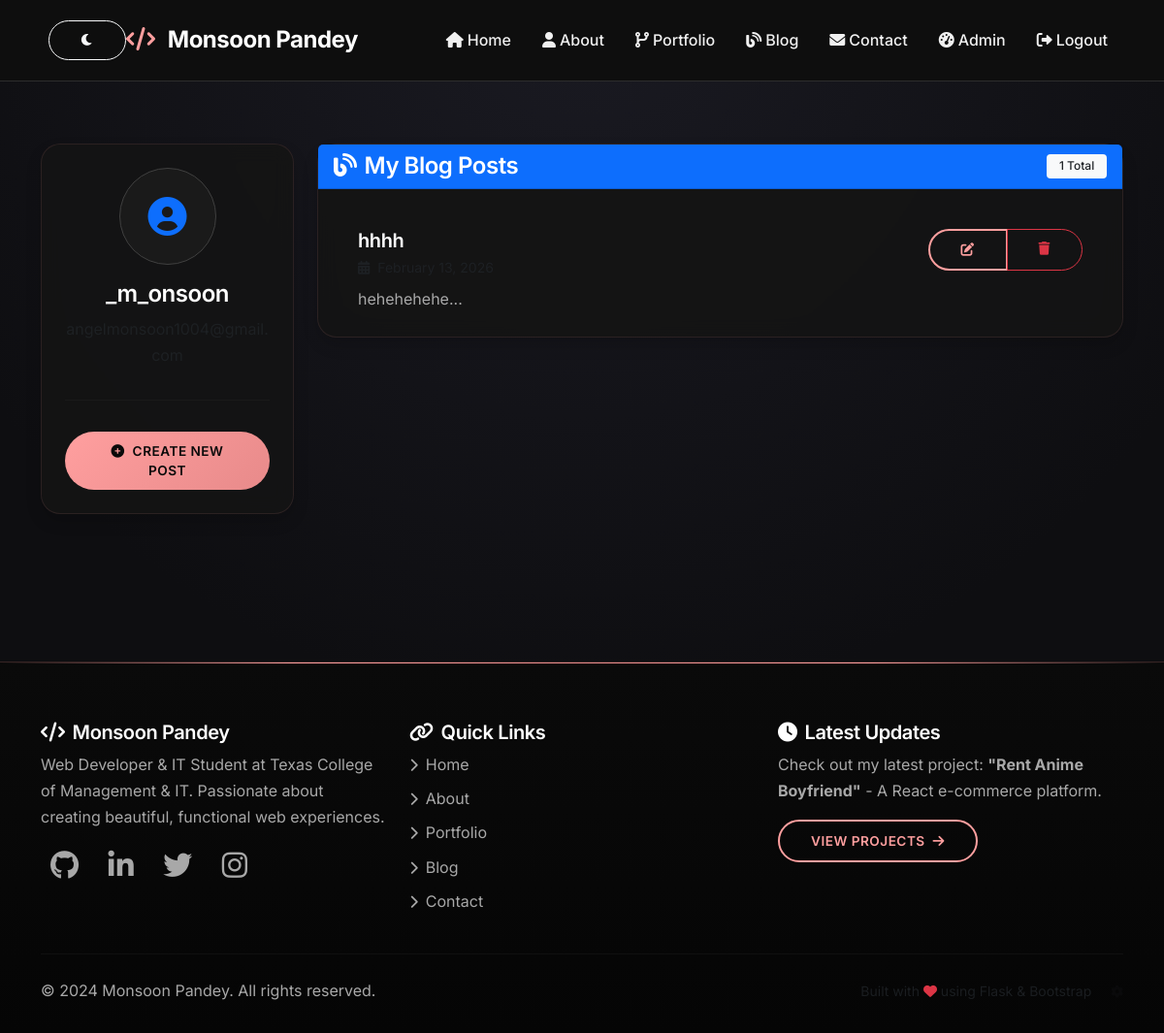
Page /dashboard (signed in) on the committed database.
### app.py (models this page shows, shortened)
class User(UserMixin, db.Model):
    id = db.Column(db.Integer, primary_key=True)
    username = db.Column(db.String(80), unique=True, nullable=False)
    email = db.Column(db.String(120), unique=True, nullable=False)
    password_hash = db.Column(db.String(200), nullable=False)
    posts = db.relationship('Post', backref='author', lazy=True)
    created_at = db.Column(db.DateTime, default=datetime.utcnow)

class Post(db.Model):
    id = db.Column(db.Integer, primary_key=True)
    title = db.Column(db.String(200), nullable=False)
    content = db.Column(db.Text, nullable=False)
    date_posted = db.Column(db.DateTime, default=datetime.utcnow)
    user_id = db.Column(db.Integer, db.ForeignKey('user.id'), nullable=False)

### app.py (the view)
@app.route('/dashboard')
@login_required
def dashboard():
    posts = Post.query.filter_by(user_id=current_user.id).all()
    return render_template('dashboard.html', posts=posts)

### app.py (called while the page is built)
@login_manager.user_loader
def load_user(user_id):
    return User.query.get(int(user_id))

### templates/dashboard.html (shortened to what this page needs)
{% extends "base.html" %}
{% block content %}
<div class="container py-5">
    <div class="row">
        <div class="col-md-4 col-lg-3 mb-4">
            <div class="card shadow">
                <div class="card-body text-center p-4">
                    <div class="avatar-circle mb-3">
                        <i class="fas fa-user-circle fa-5x text-primary"></i>
                    </div>
                    <h4>{{ current_user.username }}</h4>
                    <p class="text-muted">{{ current_user.email }}</p>
                    <hr>
                    <div class="d-grid">
                        <a href="{{ url_for('create_post') }}" class="btn btn-primary">
                            <i class="fas fa-plus-circle me-2"></i>Create New Post
                        </a>
                    </div>
                </div>
            </div>
        </div>
        <div class="col-md-8 col-lg-9">
            <div class="card shadow">
                <div class="card-header bg-primary text-white d-flex justify-content-between align-items-center">
                    <h4 class="mb-0"><i class="fas fa-blog me-2"></i>My Blog Posts</h4>
                    <span class="badge bg-light text-dark">{{ posts|length }} Total</span>
                </div>
                <div class="card-body">
                    {% if posts %}
                    {% for post in posts %}
                    <div class="post-item border-bottom mb-3 pb-3">
                        <div class="d-flex justify-content-between align-items-start">
                            <div>
                                <h5 class="mb-1">{{ post.title }}</h5>
                                <p class="text-muted small mb-2">
                                    <i class="fas fa-calendar-alt me-1"></i>
                                </p>
                                <p class="mb-2">{{ post.content[:150] }}...</p>
                            </div>
                            <div class="btn-group">
                                <a href="{{ url_for('edit_post', id=post.id) }}" class="btn btn-sm btn-outline-primary">
                                    <i class="fas fa-edit"></i>
                                </a>
                                <a href="{{ url_for('delete_post', id=post.id) }}" class="btn btn-sm btn-outline-danger"
                                    onclick="return confirm('Are you sure you want to delete this post?')">
                                    <i class="fas fa-trash"></i>
                                </a>
                            </div>
                        </div>
                    </div>
                    {% endfor %}
                    {% endif %}
                </div>
            </div>
        </div>
    </div>
</div>
{% endblock %}

### static/css/style.css (style rules this page uses)
:root { --bg-deep: #0a0a0a; --bg-card: #141414; --bg-soft: #1a1a1a; --text-light: #ffffff; --text-soft: #f0f0f0; --text-muted: #a8a8a8; --accent-rose: #ff9f9f; --accent-dusty: #e88a8a; --accent-warm: #d47c7c; --border-soft: #2d2d2d; --border-light: #404040; }
* { margin: 0; padding: 0; box-sizing: border-box; }
body { font-family: 'Inter', -apple-system, BlinkMacSystemFont, 'Segoe UI', sans-serif; background: radial-gradient(circle at top, #1a1a22 0%, #0e0e11 60%); color: var(--text-soft); line-height: 1.7; font-weight: 400; }
h1, h2, h3, h4, h5, h6 { font-weight: 600; letter-spacing: -0.02em; color: var(--text-light); }
p { color: var(--text-muted); }
html { scroll-behavior: smooth; }
* { transition: background-color 0.3s ease, border-color 0.3s ease, transform 0.2s ease; }
.card { background: rgba(20, 20, 20, 0.9); backdrop-filter: blur(10px); border: 1px solid rgba(255, 159, 159, 0.1); border-radius: 20px; }
.btn { border-radius: 50px; padding: 0.6rem 2rem; font-weight: 600; letter-spacing: 0.5px; text-transform: uppercase; font-size: 0.85rem; position: relative; overflow: hidden; }
.btn-primary { background: linear-gradient(135deg, #ff9f9f, #e88a8a); border: none; color: #0a0a0a; }
.btn-outline-primary { border: 2px solid #ff9f9f; color: #ff9f9f; background: transparent; }
.avatar-circle { width: 80px; height: 80px; background: var(--bg-soft); border-radius: 50%; display: flex; align-items: center; justify-content: center; margin: 0 auto 1rem; border: 1px solid var(--border-light); }
.avatar-circle i { font-size: 2.5rem; color: var(--accent-rose); }
.post-item { padding: 1.5rem; border-radius: 8px; transition: all 0.2s ease; border: 1px solid transparent; }
.post-item h5 { color: var(--text-light); font-weight: 600; margin-bottom: 0.5rem; }
.badge { padding: 0.4rem 0.8rem; border-radius: 4px; font-weight: 500; font-size: 0.75rem; }
a { color: var(--accent-rose); transition: color 0.2s ease; }
hr { border-color: var(--border-soft); margin: 2rem 0; }
.card, .hero-section, section { animation: fadeIn 0.6s ease-out; }

### templates/dashboard.html (style rules this page uses)
.avatar-circle { width: 100px; height: 100px; margin: 0 auto; display: flex; align-items: center; justify-content: center; }
.post-item:last-child { border-bottom: none !important; margin-bottom: 0 !important; padding-bottom: 0 !important; }

### rows in the picture
User: username "_m_onsoon"
Post: title "hhhh", content "hehehehehe"

### other values in the picture
{{ posts|length }} "1"
